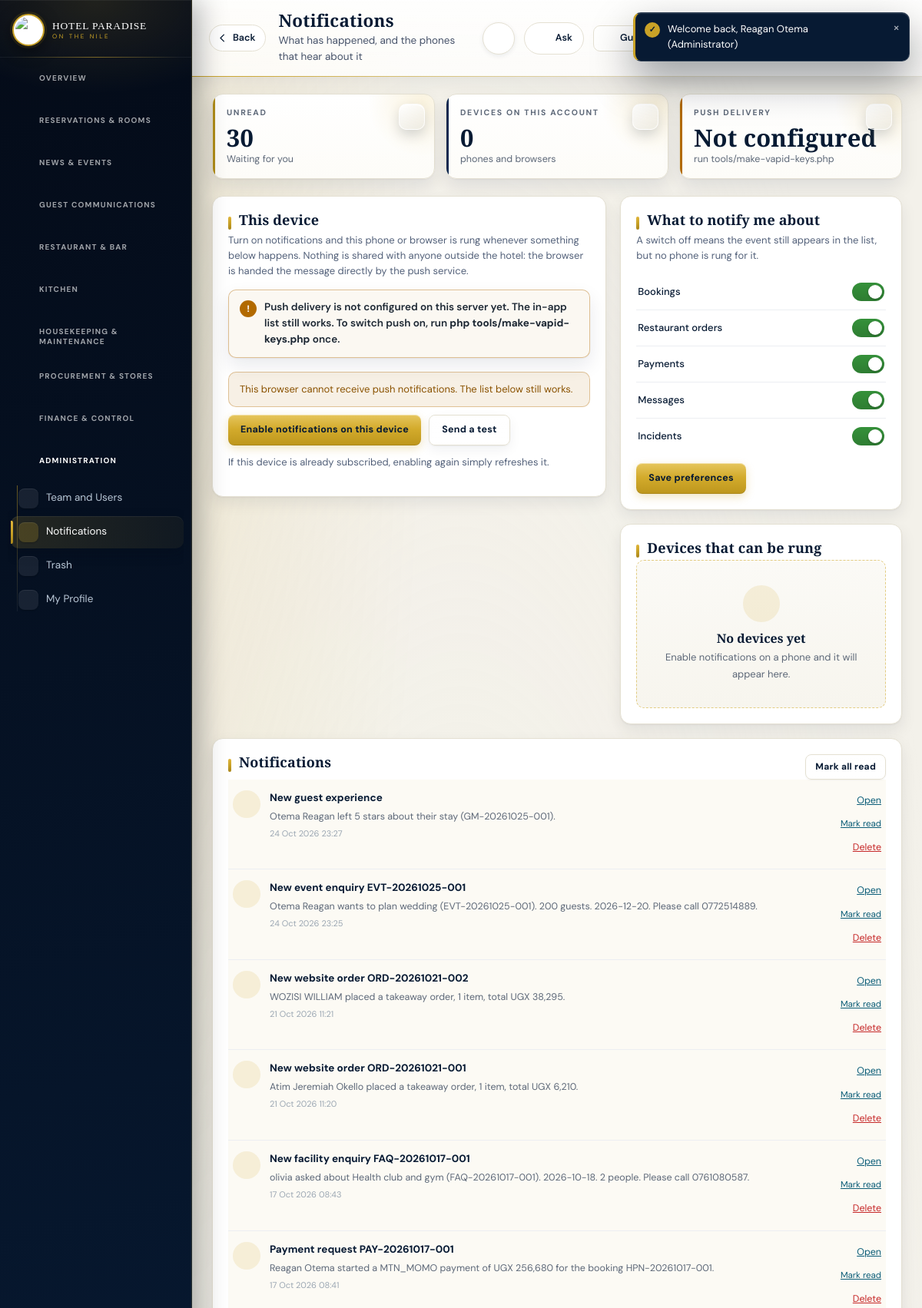
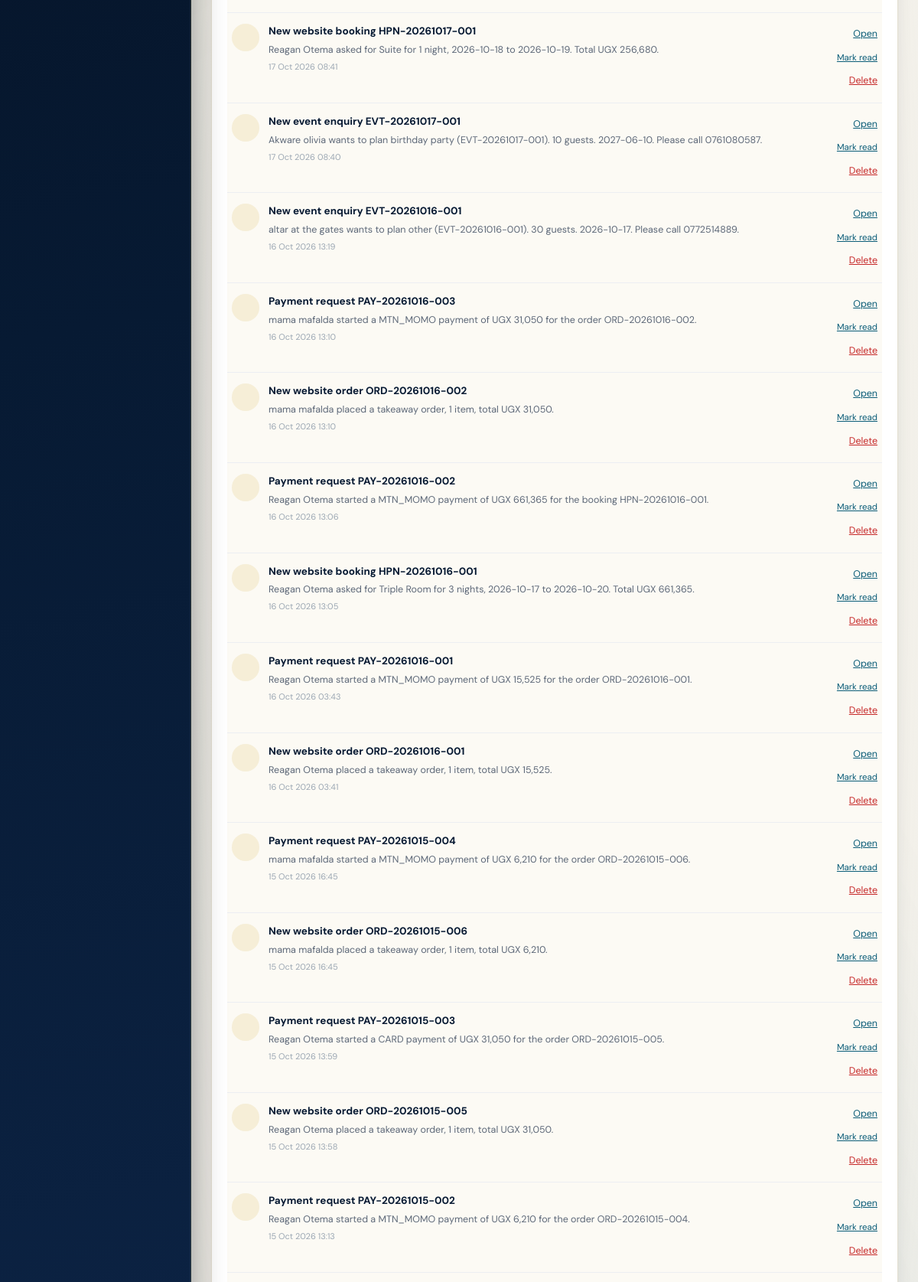
Screenshot of /backend-php/index.php?page=notifications (signed in, upper part) with the database file from the repository (2 pictures, top to bottom).
### tables this page shows
CREATE TABLE `notifications` (
  `id` bigint(20) UNSIGNED NOT NULL,
  `user_id` bigint(20) UNSIGNED NOT NULL,
  `type` varchar(100) NOT NULL,
  `title` varchar(190) NOT NULL,
  `body` text NOT NULL,
  `data` longtext DEFAULT NULL CHECK (json_valid(`data`)),
  `read_at` datetime DEFAULT NULL,
  `created_at` timestamp NULL DEFAULT current_timestamp()
);

### backend-php/modules/notifications.php (the view, shortened to what the rows shown need)
<?php
require_once __DIR__.'/../app/notify.php';
$u=current_user();
$uid=(int)($u['id']??0);
$installed=notify_ready();
$items=$installed?notify_list($uid,40):[];
page_head('Notifications','notifications','What has happened, and the phones that hear about it');
echo '<div class="twoCol">';
echo '<div class="panel"><h2>This device</h2>';
echo '</div>';
echo '<div>';
 echo '<div class="panel"><h2>What to notify me about</h2>';
 echo '<form method="post" action="'.BASE.'/index.php?page=notifications&act=prefs">';
 echo '</form></div>';
 echo '<div class="panel"><h2>Devices that can be rung</h2>';
 echo '</div>';
echo '</div>';
echo '</div>';
echo '<div class="panel"><div class="panelHead"><h2>Notifications</h2>';
echo '<div class="bar">';
echo '</div></div>';
if($items===[]){
 empty_state('Nothing yet','Bookings, orders and payments raised on the website will show up here.');
}else{
 echo '<ul class="notifyList" id="notifyList">';
 foreach($items as $n){
  $isRead=$n['read_at']!==null;
  echo '<li class="'.($isRead?'':'unread').'" data-id="'.(int)$n['id'].'"'
   .' data-type="'.e($n['type']).'" data-title="'.e($n['title']).'"'
   .' data-body="'.e($n['body']).'" data-when="'.e(fmtdt($n['created_at'])).'">';
  echo '<span class="nIco">'.svg_icon($n['type']==='payment'?'coins':($n['type']==='order'?'pot':($n['type']==='booking'?'calendar':'bell'))).'</span>';
  echo '<div class="nBody nOpenWrap" role="button" tabindex="0" aria-label="Open notification"><b>'.e($n['title']).'</b><p>'.e($n['body']).'</p><small>'.e(fmtdt($n['created_at'])).'</small></div>';
  echo '<div class="nActions">';
  echo '<button type="button" class="nOpen linkish" data-id="'.(int)$n['id'].'">Open</button>';
  if(!$isRead) echo '<button type="button" class="nRead linkish" data-id="'.(int)$n['id'].'">Mark read</button>';
  echo '<button type="button" class="nDel linkish danger" data-id="'.(int)$n['id'].'">Delete</button>';
  echo '</div>';
  echo '</li>';
 }
 echo '</ul>';
}
echo '</div>';
page_foot();

### backend-php/app/layout.php (shortened to what the rows shown need)
<?php
require_once __DIR__.'/notify.php';
function nav_groups(): array{
  return [
   ['label'=>'Overview','items'=>[
     'dashboard'=>'Dashboard','overview'=>'CEO / Director','integrity'=>'Integrity & Control']],
   ['label'=>'Reservations & Rooms','items'=>[
     'reservations'=>'Reservations','rooms'=>'Rooms','guests'=>'Guests']],
   ['label'=>'News & Events','items'=>[
     'news'=>'News & Careers','events'=>'Events & Enquiries']],
   ['label'=>'Guest Communications','items'=>[
     'messages'=>'Guest Messages','testimonials'=>'Guest Experiences']],
   ['label'=>'Restaurant & Bar','items'=>[
     'bar'=>'Bar Dashboard','pos'=>'POS and Orders','fnb'=>'Food and Beverage']],
   ['label'=>'Kitchen','items'=>[
     'kitchen'=>'Kitchen']],
   ['label'=>'Housekeeping & Maintenance','items'=>[
     'shifts'=>'Shifts']],
   ['label'=>'Procurement & Stores','items'=>[
     'inventory'=>'Inventory','suppliers'=>'Suppliers','purchases'=>'Purchases']],
['label'=>'Finance & Control','items'=>[
      'invoices'=>'Invoices','expenses'=>'Expenses','finance'=>'Finance','approvals'=>'Approvals','reports'=>'Reports','audit'=>'Audit Trail']],
   ['label'=>'Administration','items'=>[
     'users'=>'Team and Users','notifications'=>'Notifications','trash'=>'Trash','profile'=>'My Profile']],
  ];
}
function nav_group_icon(string $label): string{
  $map=['overview'=>'grid','reservation'=>'calendar','news'=>'event','restaurant'=>'fork',
    'kitchen'=>'pot','housekeep'=>'bed','procurement'=>'bag','finance'=>'coins','administration'=>'user',
    'guest comm'=>'globe'];
  $l=strtolower($label);
  foreach($map as $re=>$ico){ if(strpos($l,$re)!==false) return $ico; }
  return 'grid';
}
function svg_icon(string $name): string{
 $d=$p[$name]??$p['grid'];
 return '<svg viewBox="0 0 24 24" aria-hidden="true">'.$d.'</svg>';
}
function page_head(string $title,string $active='dashboard',string $sub=''): void{
 $roleKey=roles_of()[0]??'';
 echo '<!doctype html><html lang="en"><head><meta charset="utf-8"><meta name="viewport" content="width=device-width,initial-scale=1,viewport-fit=cover">';
 echo '<link rel="stylesheet" href="'.BASE.'/assets/admin.css">';
 echo '</head><body data-page="'.e($active).'" data-role="'.e($roleKey).'"><div class="app">';
  foreach(nav_groups() as $group){
   echo '<span class="gIco">'.svg_icon(nav_group_icon($group['label'])).'</span>';
  }
 echo '<div class="main" id="mainContent"><div class="ambient" aria-hidden="true"></div><header class="top">';
 echo '<div class="topTitles"><h1 class="pageTitle">'.e($title).'</h1>'.($sub?'<p class="pageSub">'.e($sub).'</p>':'').'</div>';
 echo '<div class="topRight">';
 echo '<div class="profMenu" id="profMenu" hidden>';
 echo '</div></div></header>';
 echo '<div class="content">';
}
function page_foot(): void{
 echo '</div></div>';
 echo '</div>';
 echo '</body></html>';
}

### rows the page displays
notifications: title "New guest experience", body "Otema Reagan left 5 stars about their stay (GM-20261025-001).", created_at "24 Oct 2026 23:27"
notifications: title "New event enquiry EVT-20261025-001", body "Otema Reagan wants to plan wedding (EVT-20261025-001). 200 guests. 2026-12-20. Please call 0772514889.", created_at "24 Oct 2026 23:25"
notifications: title "New website order ORD-20261021-002", body "WOZISI WILLIAM placed a takeaway order, 1 item, total UGX 38,295.", created_at "21 Oct 2026 11:21"
notifications: title "New website order ORD-20261021-001", body "Atim Jeremiah Okello placed a takeaway order, 1 item, total UGX 6,210.", created_at "21 Oct 2026 11:20"
notifications: title "New facility enquiry FAQ-20261017-001", body "olivia asked about Health club and gym (FAQ-20261017-001). 2026-10-18. 2 people. Please call 0761080587.", created_at "17 Oct 2026 08:43"
notifications: title "Payment request PAY-20261017-001", body "Reagan Otema started a MTN_MOMO payment of UGX 256,680 for the booking HPN-20261017-001.", created_at "17 Oct 2026 08:41"
notifications: title "New website booking HPN-20261017-001", body "Reagan Otema asked for Suite for 1 night, 2026-10-18 to 2026-10-19. Total UGX 256,680.", created_at "17 Oct 2026 08:41"
notifications: title "New event enquiry EVT-20261017-001", body "Akware olivia wants to plan birthday party (EVT-20261017-001). 10 guests. 2027-06-10. Please call 0761080587.", created_at "17 Oct 2026 08:40"
notifications: title "New event enquiry EVT-20261016-001", body "altar at the gates wants to plan other (EVT-20261016-001). 30 guests. 2026-10-17. Please call 0772514889.", created_at "16 Oct 2026 13:19"
notifications: title "Payment request PAY-20261016-003", body "mama mafalda started a MTN_MOMO payment of UGX 31,050 for the order ORD-20261016-002.", created_at "16 Oct 2026 13:10"
notifications: title "New website order ORD-20261016-002", body "mama mafalda placed a takeaway order, 1 item, total UGX 31,050.", created_at "16 Oct 2026 13:10"
notifications: title "Payment request PAY-20261016-002", body "Reagan Otema started a MTN_MOMO payment of UGX 661,365 for the booking HPN-20261016-001.", created_at "16 Oct 2026 13:06"
notifications: title "New website booking HPN-20261016-001", body "Reagan Otema asked for Triple Room for 3 nights, 2026-10-17 to 2026-10-20. Total UGX 661,365.", created_at "16 Oct 2026 13:05"
notifications: title "Payment request PAY-20261016-001", body "Reagan Otema started a MTN_MOMO payment of UGX 15,525 for the order ORD-20261016-001.", created_at "16 Oct 2026 03:43"
notifications: title "New website order ORD-20261016-001", body "Reagan Otema placed a takeaway order, 1 item, total UGX 15,525.", created_at "16 Oct 2026 03:41"
notifications: title "Payment request PAY-20261015-004", body "mama mafalda started a MTN_MOMO payment of UGX 6,210 for the order ORD-20261015-006.", created_at "15 Oct 2026 16:45"
notifications: title "New website order ORD-20261015-006", body "mama mafalda placed a takeaway order, 1 item, total UGX 6,210.", created_at "15 Oct 2026 16:45"
notifications: title "Payment request PAY-20261015-003", body "Reagan Otema started a CARD payment of UGX 31,050 for the order ORD-20261015-005.", created_at "15 Oct 2026 13:59"
notifications: title "New website order ORD-20261015-005", body "Reagan Otema placed a takeaway order, 1 item, total UGX 31,050.", created_at "15 Oct 2026 13:58"
notifications: title "Payment request PAY-20261015-002", body "Reagan Otema started a MTN_MOMO payment of UGX 6,210 for the order ORD-20261015-004.", created_at "15 Oct 2026 13:13"

### other values shown
$group['label'] "OVERVIEW"
$group['label'] "RESERVATIONS & ROOMS"
$group['label'] "NEWS & EVENTS"
$group['label'] "GUEST COMMUNICATIONS"
$group['label'] "RESTAURANT & BAR"
$group['label'] "KITCHEN"
$group['label'] "HOUSEKEEPING & MAINTENANCE"
$group['label'] "PROCUREMENT & STORES"
$group['label'] "FINANCE & CONTROL"
$group['label'] "ADMINISTRATION"
$label "Team and Users"
$label "Notifications"
$label "Trash"
$label "My Profile"
$title "Notifications"
